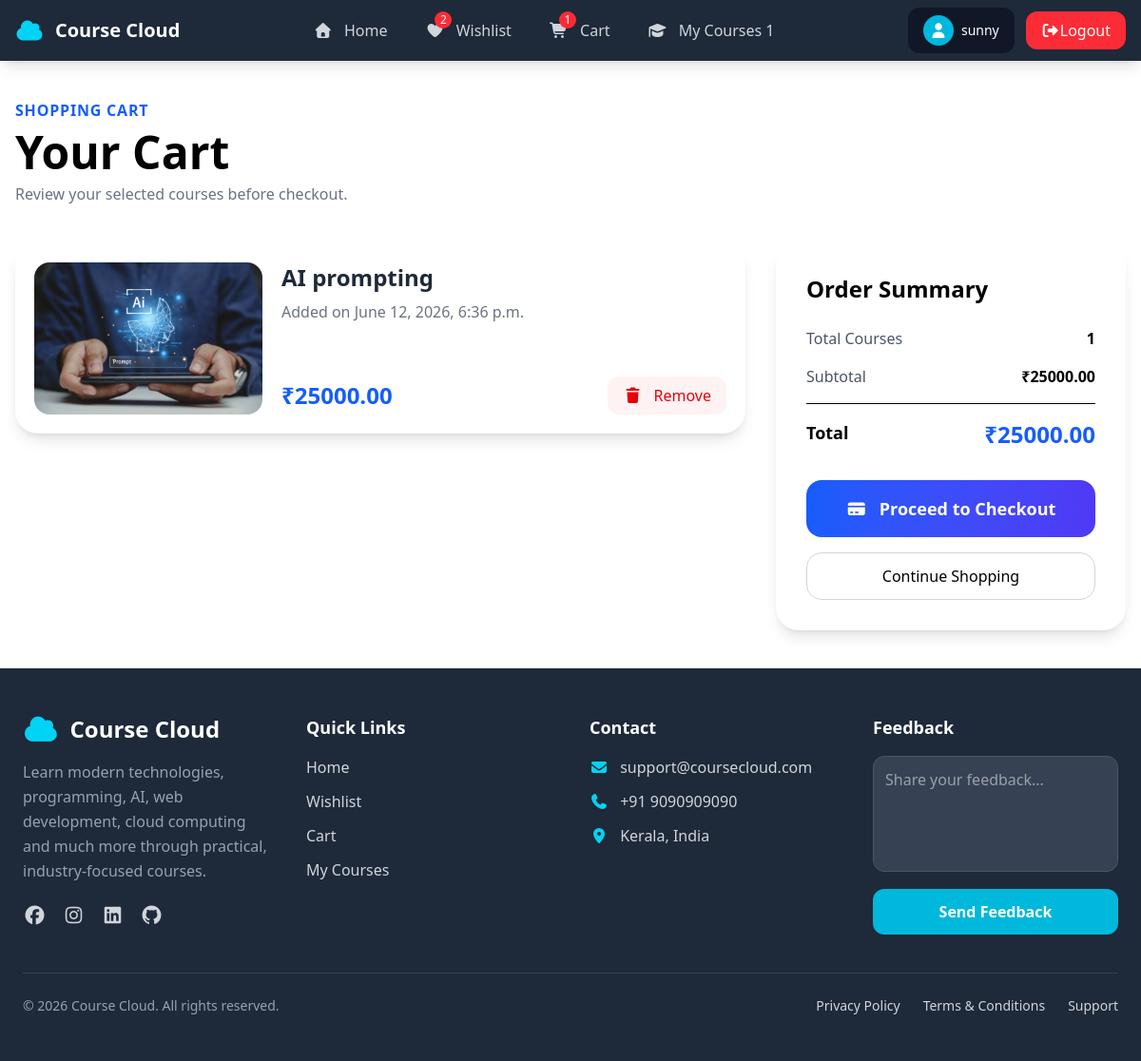
Page /student/cartlist (signed in) on the committed database.
### instrctor/models.py (models this page shows, shortened)
class User(AbstractUser):
    role_options = [
        ('Student','Student'),
        ('Instructor','Instructor'),
    ]
    role = models.CharField(max_length=50,choices=role_options,default="Student")

class Course(models.Model):
    title = models.CharField(max_length=100)
    description = models.CharField(max_length=500)
    price = models.DecimalField(max_digits=7,decimal_places=2)
    instructor = models.ForeignKey(User,on_delete=models.CASCADE,related_name="course")
    is_free = models.BooleanField(default=False)
    course_picture = models.ImageField(upload_to="Course_picture")
    thumbnail  = models.TextField()
    category = models.ManyToManyField(Category)
    created_at = models.DateTimeField(auto_now_add=True)
    updated_at = models.DateTimeField(auto_now=True)

### student/models.py (models this page shows)
class Cart(models.Model):
    course_object = models.ForeignKey(Course,on_delete=models.CASCADE,related_name='cart_course_items')
    student_object = models.ForeignKey(User,on_delete=models.CASCADE,related_name='cart_user_items')
    added_at = models.DateTimeField(auto_now_add=True)

### student/views.py (the view)
# urls.py: path('cartlist',CartlistView.as_view(),name="cartlist"),
@method_decorator([signin_required,never_cache],name='dispatch')
class CartlistView(View):
    def get(self,req):
        cartlist = Cart.objects.filter(student_object = req.user)
        cart_count = cartlist.count()
        total = 0
        for i in cartlist:
            total += i.course_object.price
        return render(req,'cartlist.html',{'data':cartlist,'count':cart_count,'price':total})

### student/context_processor.py (called while the page is built)
def cart_count(request):
    if request.user.is_authenticated:
        cart_count = Cart.objects.filter(student_object  = request.user).count()
        wishlist_count = Wishlist.objects.filter(student_object = request.user).count()
        qs=Order.objects.filter(is_paid=True,student_object=request.user)
        course_count=0
        for i in qs:
            course_count+=i.course_object.count()
        return {'cart_count':cart_count,'wishlist_count':wishlist_count,'total_order':course_count}
    else:
        return {'cart_count':0,'wishlist_count':0,'total_order':0}

### student/views.py (called while the page is built)
def signin_required(fn):
    def inner(req,*args,**kwargs):
        if req.user.is_authenticated:
            return fn(req,*args,**kwargs)
        else:
            return redirect('signin')
    return inner

### student/templates/cartlist.html (shortened to what this page needs)
{% extends 'base.html' %}
{% block base %}
{% if data %}
<div class="max-w-7xl mx-auto px-4 py-10">
    <div class="mb-10">
        <span class="text-blue-600 font-semibold uppercase tracking-wider">
            Shopping Cart
        </span>
        <h1 class="text-5xl font-bold mt-2">
            Your Cart
        </h1>
        <p class="text-gray-500 mt-2">
            Review your selected courses before checkout.
        </p>
    </div>
    <div class="grid lg:grid-cols-3 gap-8">
        <div class="lg:col-span-2 space-y-6">
            {% for i in data %}
            <div class="bg-white rounded-3xl shadow-lg hover:shadow-xl transition p-5">
                <div class="flex flex-col md:flex-row gap-5">
                    <img src="{{i.course_object.course_picture.url}}" alt="{{i.course_object.title}}"
                        class="w-full md:w-60 h-40 object-cover rounded-2xl">
                    <div class="flex-1 flex flex-col justify-between">
                        <div>
                            <h2 class="text-2xl font-bold text-gray-800">
                                {{i.course_object.title}}
                            </h2>
                            <p class="text-gray-500 mt-2">
                                Added on {{i.added_at}}
                            </p>
                        </div>
                        <div class="flex justify-between items-center mt-6">
                            <span class="text-2xl font-bold text-blue-600">
                                ₹{{i.course_object.price}}
                            </span>
                            <a href="{% url 'dltcartitm' i.id %}"
                                class="bg-red-50 text-red-600 px-4 py-2 rounded-xl hover:bg-red-100 transition">
                                <i class="fa-solid fa-trash mr-2"></i>
                                Remove
                            </a>
                        </div>
                    </div>
                </div>
            </div>
            {% endfor %}
        </div>
        <div>
            <div class="bg-white rounded-3xl shadow-lg p-8 sticky top-24">
                <h2 class="text-2xl font-bold mb-6">
                    Order Summary
                </h2>
                <div class="space-y-4">
                    <div class="flex justify-between">
                        <span class="text-gray-600">
                            Total Courses
                        </span>
                        <span class="font-semibold">
                            {{count}}
                        </span>
                    </div>
                    <div class="flex justify-between">
                        <span class="text-gray-600">
                            Subtotal
                        </span>
                        <span class="font-semibold">
                            ₹{{price}}
                        </span>
                    </div>
                    <div class="border-t pt-4 flex justify-between">
                        <span class="font-bold text-lg">
                            Total
                        </span>
                        <span class="font-bold text-2xl text-blue-600">
                            ₹{{price}}
                        </span>
                    </div>
                </div>
                <a href="{% url 'placeorder' %}"
                    class="mt-8 block w-full text-center bg-gradient-to-r from-blue-600 to-indigo-600 text-white py-4 rounded-2xl font-semibold text-lg hover:from-blue-700 hover:to-indigo-700 transition">
                    <i class="fa-solid fa-credit-card mr-2"></i>
                    Proceed to Checkout
                </a>
                <a href="{% url 'cchome' %}"
                    class="mt-4 block text-center border border-gray-300 py-3 rounded-2xl hover:bg-gray-50 transition">
                    Continue Shopping
                </a>
            </div>
        </div>
    </div>
</div>
{% endif %}
{% endblock base %}

### student/templates/base.html (shortened to what this page needs)
<!DOCTYPE html>
<html lang="en">
<head>
    <script src="https://cdn.jsdelivr.net/npm/@tailwindcss/browser@4"></script>
    <link rel="stylesheet" href="https://cdnjs.cloudflare.com/ajax/libs/font-awesome/7.0.1/css/all.min.css"
 />
</head>
<body>
    <nav class="bg-gray-800 shadow-lg sticky top-0 z-50">
        <div class="max-w-7xl mx-auto px-4">
            <div class="flex justify-between items-center h-16">
                <div class="flex items-center gap-3">
                    <a href="{% url 'cchome' %}" class="flex items-center gap-3 text-white font-bold text-xl">
                        <i class="fa-solid fa-cloud text-cyan-400 text-2xl"></i>
                        <span class="hidden sm:block">
                            Course Cloud
                        </span>
                    </a>
                </div>
                <div class="hidden md:flex items-center gap-2">
                    <a href="{% url 'cchome' %}"
                        class="px-4 py-2 rounded-lg text-gray-300 hover:text-white hover:bg-gray-700 transition">
                        <i class="fa-solid fa-house mr-2"></i>
                        Home
                    </a>
                    <a href="{% url 'wishlistall' %}"
                        class="px-4 py-2 rounded-lg text-gray-300 hover:text-white hover:bg-gray-700 transition">
                        <span class="relative inline-block mr-2">
                            <i class="fa-solid fa-heart"></i>
                            {% if wishlist_count %}
                            <span
                                class="absolute -top-2 -right-2 bg-red-500 text-white text-xs min-w-[18px] h-[18px] rounded-full flex items-center justify-center">
                                {{ wishlist_count }}
                            </span>
                            {% endif %}
                        </span>
                        Wishlist
                    </a>
                    <a href="{% url 'cartlist' %}"
                        class="px-4 py-2 rounded-lg text-gray-300 hover:text-white hover:bg-gray-700 transition">
                        <span class="relative inline-block mr-2">
                            <i class="fa-solid fa-cart-shopping"></i>
                            {% if cart_count %}
                            <span
                                class="absolute -top-2 -right-2 bg-red-500 text-white text-xs min-w-[18px] h-[18px] rounded-full flex items-center justify-center">
                                {{ cart_count }}
                            </span>
                            {% endif %}
                        </span>
                        Cart
                    </a>
                    <a href="{% url 'mycourse' %}"
                        class="px-4 py-2 rounded-lg text-gray-300 hover:text-white hover:bg-gray-700 transition">
                        <i class="fa-solid fa-graduation-cap mr-2"></i>
                        My Courses
                        {% if total_order %}
                        <span>{{total_order}}</span>
                        {% endif %}
                    </a>
                </div>
                <div class="flex items-center gap-3">
                    <div class="hidden sm:flex items-center gap-2 bg-gray-900 px-4 py-2 rounded-xl">
                        <div class="w-8 h-8 rounded-full bg-cyan-500 flex items-center justify-center text-white">
                            <i class="fa-solid fa-user"></i>
                        </div>
                        <span class="text-white text-sm max-w-[120px] truncate">
                            {{request.user}}
                        </span>
                    </div>
                    <a href="{% url 'logout' %}"
                        class="bg-red-500 hover:bg-red-600 text-white px-4 py-2 rounded-xl transition">
                        <i class="fa-solid fa-right-from-bracket"></i>Logout
                    </a>
                </div>
            </div>
        </div>
    </nav>
    <div style="min-height: 70vh;">
        {% block base %}
        {% endblock base %}
    </div>
    <footer class="bg-gray-800 text-gray-300">
        <div class="max-w-7xl mx-auto px-6 py-12">
            <div class="grid md:grid-cols-4 gap-10">
                <div>
                    <div class="flex items-center gap-3 mb-4">
                        <i class="fa-solid fa-cloud text-cyan-400 text-3xl"></i>
                        <h3 class="text-2xl font-bold text-white">
                            Course Cloud
                        </h3>
                    </div>
                    <p class="text-gray-400 leading-relaxed">
                        Learn modern technologies, programming, AI, web development,
                        cloud computing and much more through practical,
                        industry-focused courses.
                    </p>
                    <div class="flex gap-4 mt-5 text-xl">
                        <a href="#" class="hover:text-cyan-400 transition">
                            <i class="fa-brands fa-facebook"></i>
                        </a>
                        <a href="#" class="hover:text-cyan-400 transition">
                            <i class="fa-brands fa-instagram"></i>
                        </a>
                        <a href="#" class="hover:text-cyan-400 transition">
                            <i class="fa-brands fa-linkedin"></i>
                        </a>
                        <a href="#" class="hover:text-cyan-400 transition">
                            <i class="fa-brands fa-github"></i>
                        </a>
                    </div>
                </div>
                <div>
                    <h4 class="text-white text-lg font-semibold mb-4">
                        Quick Links
                    </h4>
                    <ul class="space-y-3">
                        <li>
                            <a href="{% url 'cchome' %}" class="hover:text-cyan-400 transition">
                                Home
                            </a>
                        </li>
                        <li>
                            <a href="#" class="hover:text-cyan-400 transition">
                                Wishlist
                            </a>
                        </li>
                        <li>
                            <a href="{% url 'cartlist' %}" class="hover:text-cyan-400 transition">
                                Cart
                            </a>
                        </li>
                        <li>
                            <a href="#" class="hover:text-cyan-400 transition">
                                My Courses
                            </a>
                        </li>
                    </ul>
                </div>
                <div>
                    <h4 class="text-white text-lg font-semibold mb-4">
                        Contact
                    </h4>
                    <div class="space-y-3">
                        <p>
                            <i class="fa-solid fa-envelope text-cyan-400 mr-2"></i>
                            support@coursecloud.com
                        </p>
                        <p>
                            <i class="fa-solid fa-phone text-cyan-400 mr-2"></i>
                            +91 9090909090
                        </p>
                        <p>
                            <i class="fa-solid fa-location-dot text-cyan-400 mr-2"></i>
                            Kerala, India
                        </p>
                    </div>
                </div>
                <div>
                    <h4 class="text-white text-lg font-semibold mb-4">
                        Feedback
                    </h4>
                    <form>
                        <textarea rows="4" placeholder="Share your feedback..."
                            class="w-full rounded-xl bg-gray-700 border border-gray-600 p-3 text-white focus:outline-none focus:ring-2 focus:ring-cyan-400 resize-none"></textarea>
                        <button
                            class="w-full mt-3 bg-cyan-500 hover:bg-cyan-600 text-white py-3 rounded-xl font-semibold transition">
                            Send Feedback
                        </button>
                    </form>
                </div>
            </div>
            <div class="border-t border-gray-700 mt-10 pt-6">
                <div class="flex flex-col md:flex-row items-center justify-between gap-4">
                    <p class="text-sm text-gray-400">
                        © 2026 Course Cloud. All rights reserved.
                    </p>
                    <div class="flex gap-6 text-sm">
                        <a href="#" class="hover:text-cyan-400 transition">
                            Privacy Policy
                        </a>
                        <a href="#" class="hover:text-cyan-400 transition">
                            Terms & Conditions
                        </a>
                        <a href="#" class="hover:text-cyan-400 transition">
                            Support
                        </a>
                    </div>
                </div>
            </div>
        </div>
    </footer>
</body>
</html>

### rows in the picture
User: user "sunny"
Cart: course_object.course_picture (picture), course_object "AI prompting", added_at "June 12, 2026, 6:36 p.m.", course_object.price "25000.00"

### other values in the picture
{{ wishlist_count }} "2"
{{ cart_count }} "1"
{{ total_order }} "1"
{{ count }} "1"
{{ price }} "25000.00"
